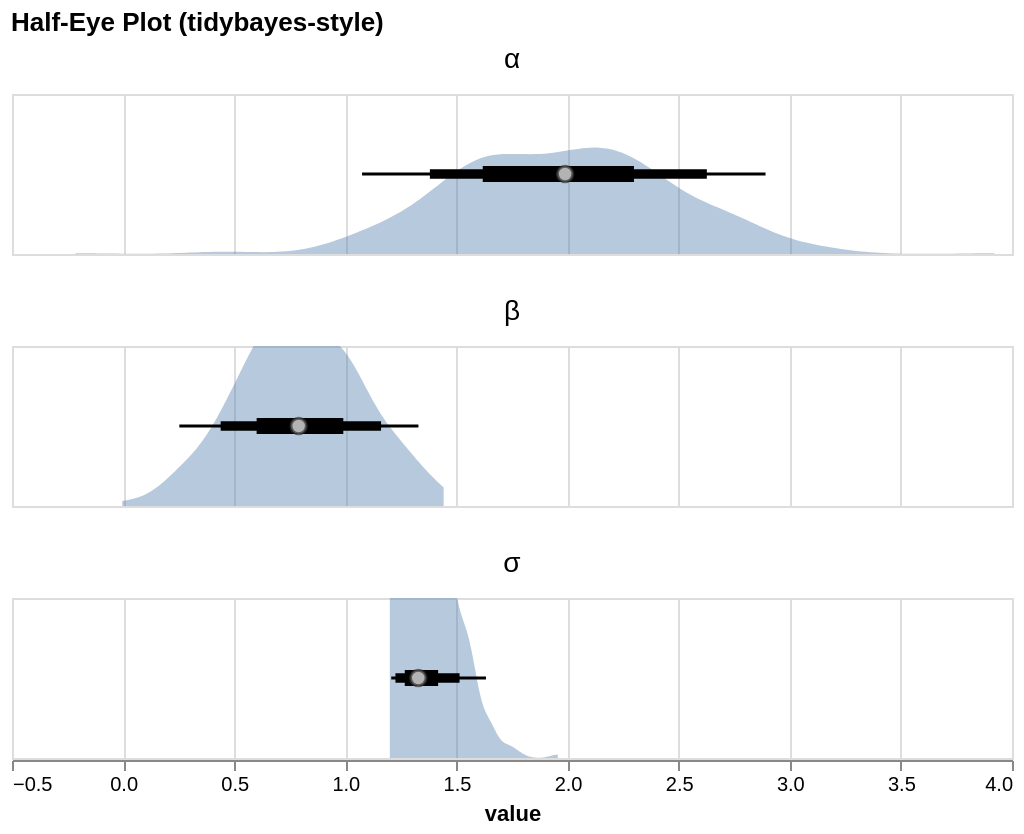

This figure's Vega-Lite source:
### Vega-Lite specification from a JSON file in a GitHub repository (floating-point values rounded to 4 significant figures; data arrays with more than 128 entries replaced by an {"elided": "..."} marker saying what was removed)
{"$schema": "https://vega.github.io/schema/vega-lite/v5.json", "columns": 1, "config": {"axis": {"labelLimit": 0}, "header": {"labelLimit": 0}, "legend": {"labelLimit": 0}}, "data": {"values": {"elided": "1500 records"}}, "facet": {"field": "parameter", "header": {"labelFontSize": 14, "title": null}, "type": "nominal"}, "spec": {"height": 80, "layer": [{"encoding": {"x": {"field": "val", "scale": {"zero": false}, "title": "value", "type": "quantitative"}, "y": {"axis": null, "field": "dens", "scale": {"zero": false}, "title": null, "type": "quantitative"}}, "mark": {"opacity": 0.4, "orient": "vertical", "type": "area"}, "params": [{"bind": "scales", "name": "grid", "select": {"encodings": ["x", "y"], "type": "interval"}}], "transform": [{"as": ["val", "dens"], "density": "value"}]}, {"encoding": {"x": {"aggregate": "min", "field": "val", "scale": {"zero": false}, "type": "quantitative"}, "x2": {"aggregate": "max", "field": "val"}}, "mark": {"strokeWidth": 1.5, "type": "rule"}, "transform": [{"as": ["prob", "val"], "probs": [0.025, 0.975], "quantile": "value"}, {"fold": ["val"]}]}, {"encoding": {"x": {"aggregate": "min", "field": "val", "scale": {"zero": false}, "type": "quantitative"}, "x2": {"aggregate": "max", "field": "val"}}, "mark": {"strokeWidth": 4.75, "type": "rule"}, "transform": [{"as": ["prob", "val"], "probs": [0.1, 0.9], "quantile": "value"}, {"fold": ["val"]}]}, {"encoding": {"x": {"aggregate": "min", "field": "val", "scale": {"zero": false}, "type": "quantitative"}, "x2": {"aggregate": "max", "field": "val"}}, "mark": {"strokeWidth": 8.0, "type": "rule"}, "transform": [{"as": ["prob", "val"], "probs": [0.25, 0.75], "quantile": "value"}, {"fold": ["val"]}]}, {"encoding": {"x": {"field": "val", "scale": {"zero": false}, "type": "quantitative"}}, "mark": {"color": "white", "filled": true, "size": 60, "stroke": "#333", "strokeWidth": 1.5, "type": "point"}, "transform": [{"as": ["prob", "val"], "probs": [0.5], "quantile": "value"}]}], "width": 500}, "title": "Half-Eye Plot (tidybayes-style)"}
